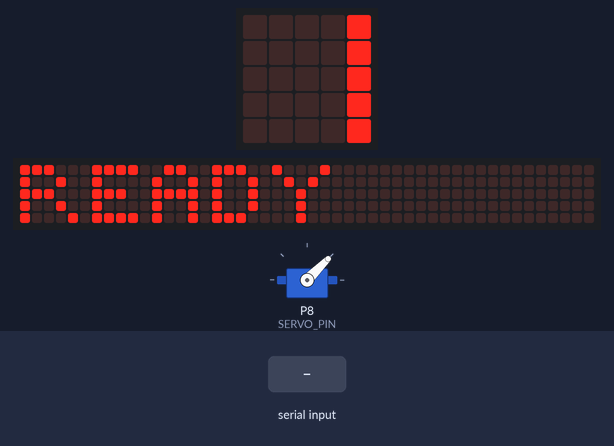
The program below on a simulated BBC micro:bit running MicroPython. On the bench: servo, the board's 5×5 LED display, a strip that is not on the board, showing the scrolling text unrolled. The inputs (shaded band) are chosen by the test bench. The 48×5 strip is a reading aid, not a part: it shows the text the display is scrolling, unrolled, one strip-width of it at a time; servo angles are drawn from the pulse width (0.5 ms = 0°, 2.5 ms = 180°); what the program prints to the serial console is not drawn.

Above: at 0.31 s.
At 0.73 s:
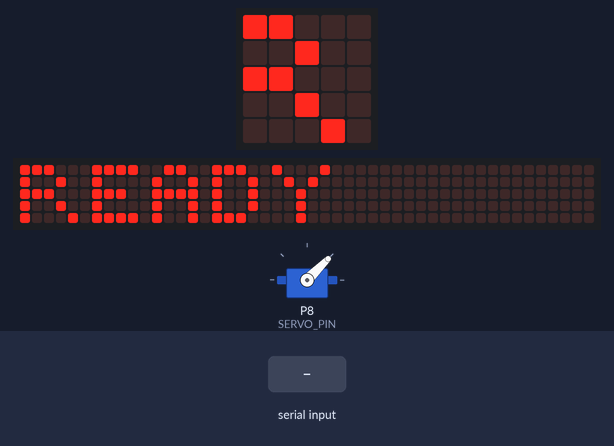
At 2.83 s:
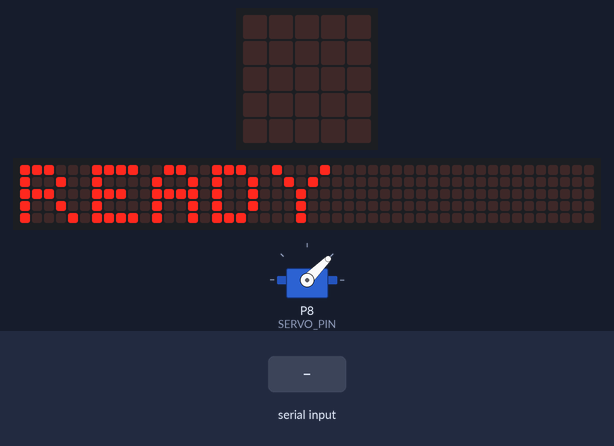
4.2 s: "PING" typed at the serial console, then Enter
5.7 s: "OPEN:" typed at the serial console, then Enter
7.2 s: "STATUS" typed at the serial console, then Enter
Timing chart, 0 to 10.2 s (numbered marks = the images above; inputs shaded):
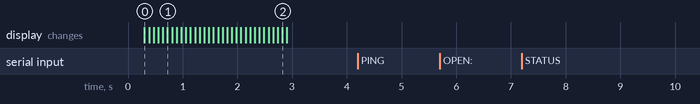

Measured:
- after the input at 4.2 s, every drawn part: stays the same
- after the input at 5.7 s, every drawn part: stays the same
- after the input at 7.2 s, every drawn part: stays the same

The program:

microbit_code.py
```python
# ============================================================
# Smart Waste Classifier - Micro:bit Firmware (MicroPython)
# ============================================================
# Hardware:
#   - Servo Motor  -> Pin 8  (PWM, 0deg = close / 90deg = open)
#   - ZX-RGB3C LED -> Pin 16 (NeoPixel WS2812, 1 unit)
#
# Protocol (USB Serial @ 115200 baud):
#   Receive:  OPEN:YELLOW\n | OPEN:GREEN\n | OPEN:RED\n | OPEN:BLUE\n | PING\n
#   Send:     STATUS:COLOR:OPENED\n | STATUS:COLOR:CLOSED\n | PONG\n | READY\n
#
# Flash guide: https://python.microbit.org/ -> Load this file
# ============================================================

from microbit import *
import neopixel
import utime

# ---- Hardware Configuration ----
SERVO_PIN     = pin8
LED_PIN       = pin16
LED_COUNT     = 3         # Number of LEDs on ZX-RGB3C module
AUTO_CLOSE_MS = 4000      # Auto-close delay (milliseconds)

# ---- NeoPixel Setup ----
np = neopixel.NeoPixel(LED_PIN, LED_COUNT)

# ---- Waste type colors (R, G, B) ----
COLORS = {
    'YELLOW': (255, 180,   0),
    'GREEN':  (  0, 200,   0),
    'RED':    (220,   0,   0),
    'BLUE':   (  0,  80, 255),
    'OFF':    (  0,   0,   0),
}

# ---- LED Matrix icons per bin type ----
ICONS = {
    'YELLOW': Image("00000:"
                    "09090:"
                    "09990:"
                    "09090:"
                    "00000"),
    'GREEN':  Image("00900:"
                    "09990:"
                    "09090:"
                    "00900:"
                    "09990"),
    'RED':    Image("09090:"
                    "09090:"
                    "00900:"
                    "09090:"
                    "09090"),
    'BLUE':   Image("09990:"
                    "09090:"
                    "09090:"
                    "09090:"
                    "09990"),
}

# ---- State variables ----
current_color   = None
is_open         = False
open_start_time = 0


def set_servo(angle):
    """Control Servo: 0deg = closed, 90deg = open"""
    SERVO_PIN.set_analog_period_microseconds(20000)
    pulse_us = 1000 + int(angle / 180.0 * 1000)
    duty = int((pulse_us / 20000.0) * 1023)
    SERVO_PIN.write_analog(duty)


def servo_open():
    set_servo(90)


def servo_close():
    set_servo(0)
    utime.sleep_ms(300)
    SERVO_PIN.write_digital(0)


def set_led(color_name):
    rgb = COLORS.get(color_name, COLORS['OFF'])
    for i in range(LED_COUNT):
        np[i] = rgb
    np.show()


def open_bin(color):
    global current_color, is_open, open_start_time
    current_color   = color
    is_open         = True
    open_start_time = utime.ticks_ms()
    servo_open()
    set_led(color)
    if color in ICONS:
        display.show(ICONS[color])
    else:
        display.show(Image.YES)
    uart.write("STATUS:" + color + ":OPENED\n")


def close_bin():
    global is_open, current_color
    if not is_open:
        return
    color         = current_color
    is_open       = False
    current_color = None
    servo_close()
    set_led('OFF')
    display.show(Image.YES)
    utime.sleep_ms(600)
    display.clear()
    uart.write("STATUS:" + color + ":CLOSED\n")


def handle_command(cmd):
    cmd = cmd.strip().upper()
    if cmd == "PING":
        uart.write("PONG\n")
    elif cmd.startswith("OPEN:"):
        color = cmd[5:]
        if color in COLORS and color != 'OFF':
            if is_open:
                close_bin()
                utime.sleep_ms(500)
            open_bin(color)
        else:
            uart.write("ERROR:UNKNOWN_COLOR:" + color + "\n")
    elif cmd == "CLOSE":
        close_bin()
    elif cmd == "STATUS":
        state = ("OPEN:" + current_color) if is_open else "CLOSED"
        uart.write("STATUS:" + state + "\n")


# ---- SETUP ----
uart.init(baudrate=115200)
servo_close()
set_led('OFF')
display.scroll("READY", delay=80)
uart.write("READY\n")

# ---- MAIN LOOP ----
rx_buffer = ""
while True:
    if uart.any():
        try:
            data = uart.read(32)
            if data:
                rx_buffer += data.decode('utf-8')
                while '\n' in rx_buffer:
                    line, rx_buffer = rx_buffer.split('\n', 1)
                    if line.strip():
                        handle_command(line)
        except Exception:
            rx_buffer = ""
    if is_open:
        elapsed = utime.ticks_diff(utime.ticks_ms(), open_start_time)
        if elapsed >= AUTO_CLOSE_MS:
            close_bin()
    utime.sleep_ms(10)
```
